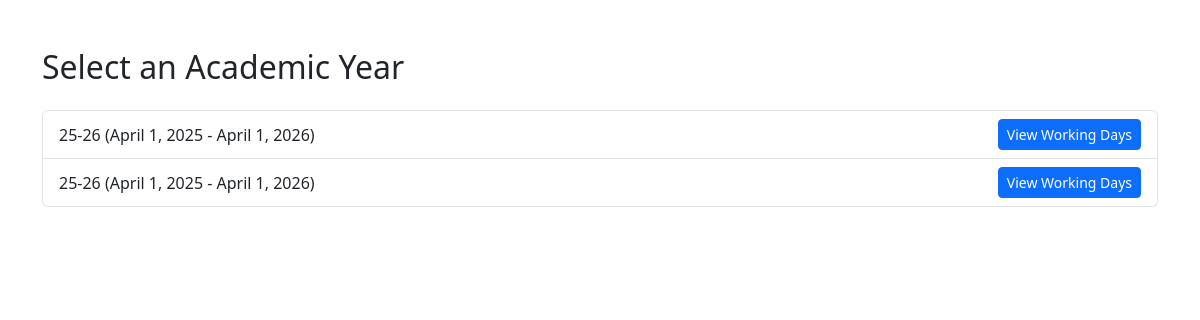
Screenshot of /academic_year_list with the database file from the repository.
### school_app/models.py (models this page shows, shortened)
class AcademicYear(models.Model):
    name = models.CharField(max_length=50, help_text="e.g., 2024-2025")
    start_date = models.DateField()
    end_date = models.DateField()

### school_app/views.py (the view)
# urls.py: path('academic_year_list', views.academic_year_list, name='academic_year_list'),
def academic_year_list(request):
    years = AcademicYear.objects.all().order_by('-start_date')
    return render(request, 'school_management/academic_year_list.html', {'years': years})

### school_app/templates/school_management/academic_year_list.html (shortened to what this page needs)
<!DOCTYPE html>
<html lang="en">
<head>
    <link rel="stylesheet" href="https://cdn.jsdelivr.net/npm/bootstrap@5.3.0/dist/css/bootstrap.min.css">
</head>
<body>
    <div class="container mt-5">
        <h2 class="mb-4">Select an Academic Year</h2>
        {% if years %}
            <ul class="list-group">
                {% for year in years %}
                    <li class="list-group-item d-flex justify-content-between align-items-center">
                        {{ year.name }} ({{ year.start_date }} - {{ year.end_date }})
                        <a href="{% url 'working_days_summary' year.id %}" class="btn btn-primary btn-sm">View Working Days</a>
                    </li>
                {% endfor %}
            </ul>
        {% else %}
            <div class="alert alert-warning">
                No academic years found.
            </div>
        {% endif %}
    </div>
</body>
</html>

### rows the page displays
AcademicYear: name "25-26", start_date "April 1, 2025", end_date "April 1, 2026"
AcademicYear: name "25-26", start_date "April 1, 2025", end_date "April 1, 2026"
